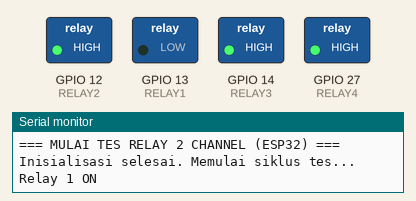
This sketch was run on a simulated ESP32. Parts: switched loads named in the sketch (green lamp = pin HIGH), the last lines printed to the serial monitor.

Above: at 1.1 s.
At 9.1 s:
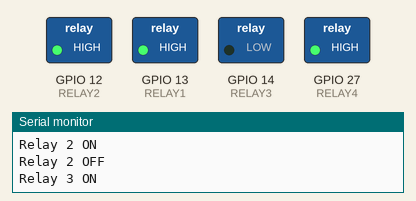
At 13.1 s:
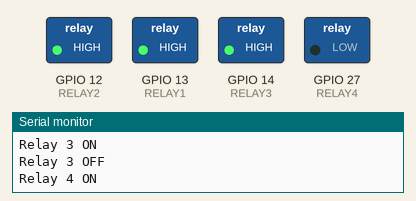
At 17.1 s:
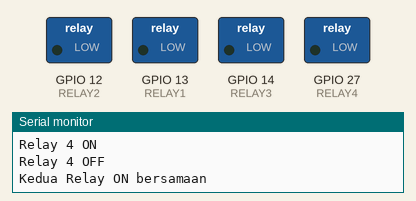
At 28.1 s:
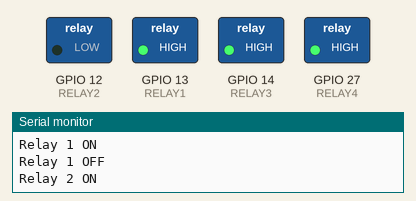
At 38.1 s:
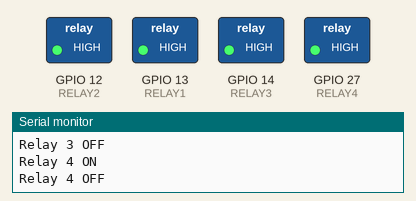
Timing chart, 0 to 39.6 s (numbered marks = the images above):
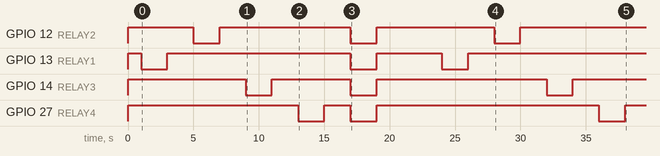

The sketch:

Tes_Relay.ino
```cpp
#define RELAY1 13
#define RELAY2 12
#define RELAY3 14
#define RELAY4 27

// Waktu ON/OFF relay dalam milidetik
#define DELAY_TIME 2000

void setup() {
  Serial.begin(115200);
  Serial.println("\n=== MULAI TES RELAY 2 CHANNEL (ESP32) ===");

  pinMode(RELAY1, OUTPUT);
  pinMode(RELAY2, OUTPUT);
  pinMode(RELAY3, OUTPUT);
  pinMode(RELAY4, OUTPUT);

  // Pastikan relay awalnya OFF
  digitalWrite(RELAY1, HIGH);
  digitalWrite(RELAY2, HIGH);
  digitalWrite(RELAY3, HIGH);
  digitalWrite(RELAY4, HIGH);

  Serial.println("Inisialisasi selesai. Memulai siklus tes...\n");
  delay(1000);
}

void loop() {
  // Tahap 1: Nyalakan Relay 1
  Serial.println("Relay 1 ON");
  digitalWrite(RELAY1, LOW);
  delay(DELAY_TIME);

  Serial.println("Relay 1 OFF");
  digitalWrite(RELAY1, HIGH);
  delay(DELAY_TIME);

  // Tahap 2: Nyalakan Relay 2
  Serial.println("Relay 2 ON");
  digitalWrite(RELAY2, LOW);
  delay(DELAY_TIME);

  Serial.println("Relay 2 OFF");
  digitalWrite(RELAY2, HIGH);
  delay(DELAY_TIME);

  // Tahap 3: Nyalakan Relay 3
  Serial.println("Relay 3 ON");
  digitalWrite(RELAY3, LOW);
  delay(DELAY_TIME);

  Serial.println("Relay 3 OFF");
  digitalWrite(RELAY3, HIGH);
  delay(DELAY_TIME);

  // Tahap 4: Nyalakan Relay 4
  Serial.println("Relay 4 ON");
  digitalWrite(RELAY4, LOW);
  delay(DELAY_TIME);

  Serial.println("Relay 4 OFF");
  digitalWrite(RELAY4, HIGH);
  delay(DELAY_TIME);

  // Tahap 3: Nyalakan keduanya untuk uji beban simultan
  Serial.println("Kedua Relay ON bersamaan");
  digitalWrite(RELAY1, LOW);
  digitalWrite(RELAY2, LOW);
  digitalWrite(RELAY3, LOW);
  digitalWrite(RELAY4, LOW);
  delay(DELAY_TIME);

  Serial.println("Kedua Relay OFF bersamaan");
  digitalWrite(RELAY1, HIGH);
  digitalWrite(RELAY2, HIGH);
  digitalWrite(RELAY3, HIGH);
  digitalWrite(RELAY4, HIGH);
  delay(DELAY_TIME);

  Serial.println("=== SIKLUS TES SELESAI ===\n");
  delay(3000); // jeda sebelum mulai ulangi
}
```

Measured:
- by itself, GPIO 12 (RELAY2): alternates HIGH for 9.5 s and LOW for 2.0 s
- by itself, GPIO 13 (RELAY1): goes LOW 2.0 s, HIGH 14.0 s, LOW 2.0 s, HIGH 5.0 s, LOW 2.0 s, then HIGH
- by itself, GPIO 14 (RELAY3): goes LOW 2.0 s, HIGH 6.0 s, LOW 2.0 s, HIGH 13.0 s, LOW 2.0 s, then HIGH
- by itself, GPIO 27 (RELAY4): goes LOW 2.0 s, HIGH 2.0 s, LOW 2.0 s, HIGH 17.0 s, LOW 2.0 s, then HIGH
